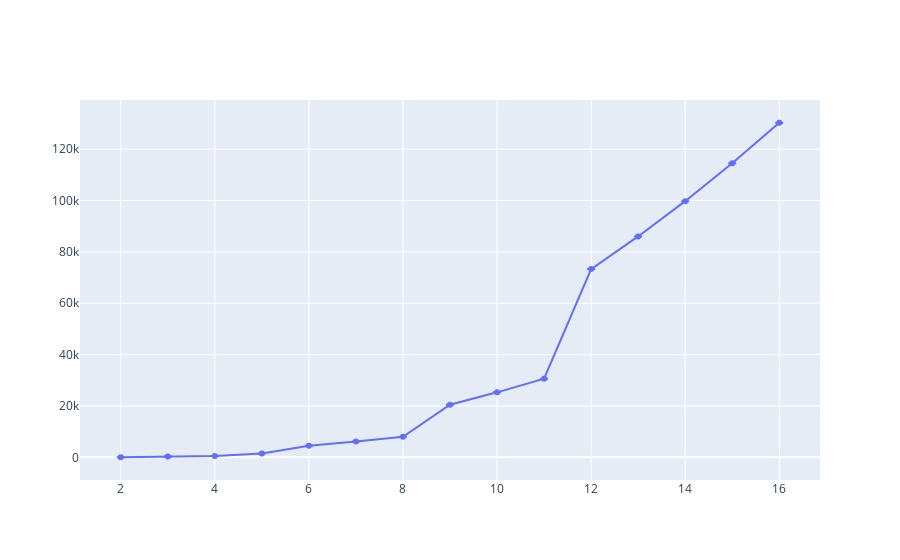

The notebook cell saved with this chart:
### Code cell
#plot line graph with depth and qubit and margin of error on a log scale
import plotly.graph_objects as go

fig = go.Figure(data=go.Scatter(
        x=list(data.keys()),
        y=[np.mean(data[i]["depth"]) for i in data.keys()],
        error_y=dict(
            type='data', # value of error bar given in data coordinates
            symmetric=False,
            array=[max(data[i]["depth"])-np.mean(data[i]["depth"]) for i in data.keys()],
            arrayminus=[max(np.mean(data[i]["depth"])-data[i]["depth"]) for i in data.keys()],
            visible=True)
       
    ))
fig.show()

### Figure 1 — Plotly figure (JSON) as saved in the notebook; plotly's stock layout.template omitted (floating-point values rounded to 4 significant figures)
{"data": [{"error_y": {"array": [0, 0, 0, 0, 0, 0, 0, 0, 0, 0, 0, 0, 0, 0, 0], "arrayminus": [0, 0, 0, 0, 0, 0, 0, 0, 0, 0, 0, 0, 0, 0, 0], "symmetric": false, "type": "data", "visible": true}, "type": "scatter", "x": [2, 3, 4, 5, 6, 7, 8, 9, 10, 11, 12, 13, 14, 15, 16], "y": [20, 264, 467, 1528, 4503, 6128, 8003, 20496, 25303, 30616, 73299, 86024, 99767, 114528, 130307]}], "layout": {}}
